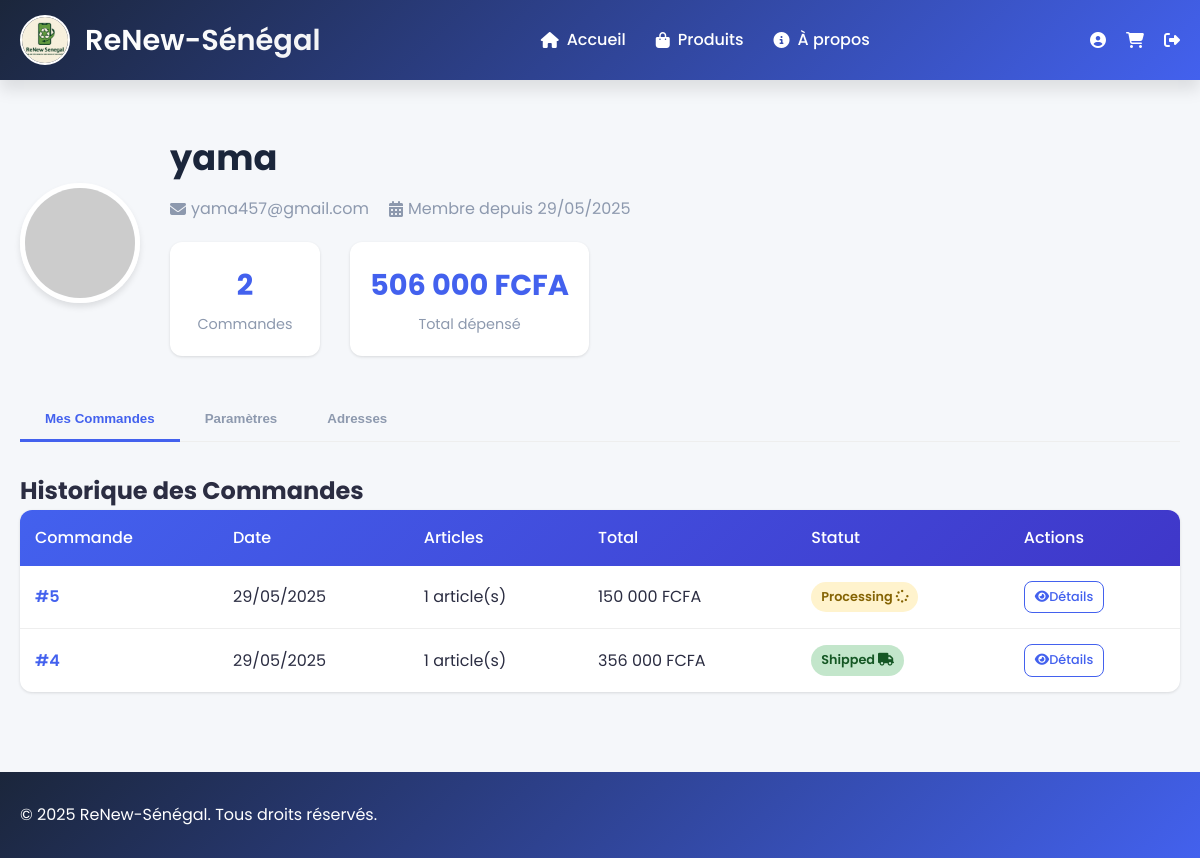
/profile.php (signed in), run on the app's committed database.
### tables this page shows
CREATE TABLE `users` (
  `id` int(11) NOT NULL,
  `username` varchar(50) NOT NULL,
  `password` varchar(255) NOT NULL,
  `email` varchar(100) NOT NULL,
  `created_at` timestamp NOT NULL DEFAULT current_timestamp()
);

CREATE TABLE `orders` (
  `id` int(11) NOT NULL,
  `user_id` int(11) NOT NULL,
  `total_price` decimal(10,2) NOT NULL,
  `created_at` timestamp NOT NULL DEFAULT current_timestamp()
);

### profile.php (the view, shortened to what this page needs)
<?php
require_once 'config.php';
$user_id = $_SESSION["id"];
$sql_user = "SELECT username, email, created_at FROM users WHERE id = ?";
if ($stmt = $mysqli->prepare($sql_user)) {
    $stmt->bind_param("i", $user_id);
    $stmt->execute();
    $stmt->bind_result($username, $email, $created_at);
}
$sql_orders = "SELECT o.id, o.total_price, o.created_at,
               COUNT(oi.id) as items_count
               FROM orders o
               LEFT JOIN order_items oi ON o.id = oi.order_id
               WHERE o.user_id = ?
               GROUP BY o.id
               ORDER BY o.created_at DESC";
$orders = [];
if ($stmt = $mysqli->prepare($sql_orders)) {
    $stmt->bind_param("i", $user_id);
    $stmt->execute();
    $result = $stmt->get_result();
    while ($row = $result->fetch_assoc()) {
        $orders[] = $row;
    }
}
?>
<!DOCTYPE html>
<html lang="fr">
<head>
    <link rel="stylesheet" href="https://cdnjs.cloudflare.com/ajax/libs/font-awesome/6.4.0/css/all.min.css">
</head>
<body>
<header>
    <div class="header-container">
        <div class="brand">
            <img src="logo/logo-renew-senegal.jpg" alt="Logo" class="logo">
            <span class="brand-name">ReNew-Sénégal</span>
        </div>
        <nav>
            <a href="welcome.php" class="nav-link"><i class="fas fa-home"></i> Accueil</a>
            <a href="all-produits.php" class="nav-link"><i class="fas fa-shopping-bag"></i> Produits</a>
            <a href="abouts.php" class="nav-link"><i class="fas fa-info-circle"></i> À propos</a>
        </nav>
        <div class="search-cart">
            <a href="profile.php" class="nav-link"><i class="fas fa-user-circle"></i></a>
            <a href="panier.php" class="nav-link">
                <i class="fas fa-shopping-cart"></i>
            </a>
            <a href="logout.php" class="nav-link"><i class="fas fa-sign-out-alt"></i></a>
        </div>
    </div>
</header>
<main class="profile-container">
    <div class="profile-header">
        <img src="https://ui-avatars.com/api/?name=<?php echo urlencode($username); ?>&background=4361ee&color=fff&size=120" alt="Avatar" class="profile-avatar">
        <div class="profile-info">
            <h1><?php echo htmlspecialchars($username); ?></h1>
            <div class="profile-meta">
                <div class="profile-meta-item">
                    <i class="fas fa-envelope"></i>
                    <span><?php echo htmlspecialchars($email); ?></span>
                </div>
                <div class="profile-meta-item">
                    <i class="fas fa-calendar-alt"></i>
                    <span>Membre depuis <?php echo date('d/m/Y', strtotime($created_at)); ?></span>
                </div>
            </div>
            <div class="profile-stats">
                <div class="stat-card">
                    <div class="stat-value"><?php echo count($orders); ?></div>
                    <div class="stat-label">Commandes</div>
                </div>
                <div class="stat-card">
                    <div class="stat-value">
                        <?php
                        $total_spent = array_reduce($orders, function($carry, $order) {
                            return $carry + $order['total_price'];
                        }, 0);
                        echo number_format($total_spent, 0, ',', ' ');
                        ?> FCFA
                    </div>
                    <div class="stat-label">Total dépensé</div>
                </div>
            </div>
        </div>
    </div>
    <div class="profile-tabs">
        <button class="tab-btn active" data-tab="orders">Mes Commandes</button>
        <button class="tab-btn" data-tab="settings">Paramètres</button>
        <button class="tab-btn" data-tab="addresses">Adresses</button>
    </div>
    <div class="tab-content active" id="orders">
        <h2>Historique des Commandes</h2>
        <?php if (count($orders) > 0): ?>
            <table class="orders-table">
                <thead>
                    <tr>
                        <th>Commande</th>
                        <th>Date</th>
                        <th>Articles</th>
                        <th>Total</th>
                        <th>Statut</th>
                        <th>Actions</th>
                    </tr>
                </thead>
                <tbody>
                    <?php foreach ($orders as $order): ?>
                        <tr>
                            <td class="order-id">#<?php echo $order['id']; ?></td>
                            <td><?php echo date('d/m/Y', strtotime($order['created_at'])); ?></td>
                            <td><?php echo $order['items_count']; ?> article(s)</td>
                            <td><?php echo number_format($order['total_price'], 0, ',', ' '); ?> FCFA</td>
                            <td>
                                <?php
                                $statuses = ['processing', 'shipped', 'delivered'];
                                $random_status = $statuses[array_rand($statuses)];
                                ?>
                                <span class="order-status status-<?php echo $random_status; ?>">
                                    <?php
                                    echo ucfirst($random_status);
                                    if ($random_status == 'processing') echo ' <i class="fas fa-spinner fa-pulse"></i>';
                                    if ($random_status == 'shipped') echo ' <i class="fas fa-truck"></i>';
                                    ?>
                                </span>
                            </td>
                            <td>
                                <a href="order_details.php?id=<?php echo $order['id']; ?>" class="btn btn-outline btn-sm">
                                    <i class="fas fa-eye"></i> Détails
                                </a>
                            </td>
                        </tr>
                    <?php endforeach; ?>
                </tbody>
            </table>
        <?php endif; ?>
    </div>
</main>
<footer>
    <div class="header-container">
        <p>&copy; <?php echo date('Y'); ?> ReNew-Sénégal. Tous droits réservés.</p>
    </div>
</footer>
</body>
</html>

### profile.php (style rules this page uses)
:root { --primary: #4361ee; --secondary: #3f37c9; --accent: #f72585; --dark: #1b263b; --light: #f8f9fa; --success: #4cc9f0; --text: #2b2d42; --text-light: #8d99ae; --shadow-sm: 0 1px 3px rgba(0,0,0,0.12); --shadow-md: 0 4px 6px rgba(0,0,0,0.1); --shadow-lg: 0 10px 15px rgba(0,0,0,0.1); --transition: all 0.3s cubic-bezier(0.25, 0.8, 0.25, 1); }
* { margin: 0; padding: 0; box-sizing: border-box; }
body { font-family: 'Poppins', sans-serif; background-color: #f5f7fa; color: var(--text); line-height: 1.6; }
header { background: linear-gradient(135deg, var(--dark), var(--primary)); color: white; padding: 15px 0; position: sticky; top: 0; z-index: 1000; box-shadow: var(--shadow-lg); }
.header-container { display: flex; justify-content: space-between; align-items: center; flex-wrap: wrap; max-width: 1400px; margin: 0 auto; padding: 0 20px; }
.brand { display: flex; align-items: center; gap: 15px; }
.logo { width: 50px; height: 50px; border-radius: 50%; object-fit: cover; border: 2px solid white; }
.brand-name { font-size: 1.8rem; font-weight: 600; background: linear-gradient(to right, white, #f3f4f6); -webkit-background-clip: text; -webkit-text-fill-color: transparent; }
nav { display: flex; align-items: center; gap: 30px; }
.nav-link { color: white; text-decoration: none; font-weight: 500; display: flex; align-items: center; gap: 8px; transition: var(--transition); position: relative; padding: 5px 0; }
.nav-link::after { content: ''; position: absolute; bottom: 0; left: 0; width: 0; height: 2px; background: var(--accent); transition: var(--transition); }
.search-cart { display: flex; align-items: center; gap: 20px; }
.profile-container { max-width: 1200px; margin: 50px auto; padding: 0 20px; }
.profile-header { display: flex; align-items: center; gap: 30px; margin-bottom: 40px; }
.profile-avatar { width: 120px; height: 120px; border-radius: 50%; object-fit: cover; border: 5px solid white; box-shadow: var(--shadow-md); }
.profile-info h1 { font-size: 2.2rem; color: var(--dark); margin-bottom: 10px; }
.profile-meta { display: flex; gap: 20px; color: var(--text-light); margin-bottom: 15px; }
.profile-meta-item { display: flex; align-items: center; gap: 5px; }
.profile-stats { display: flex; gap: 30px; margin-top: 20px; }
.stat-card { background: white; padding: 20px; border-radius: 12px; box-shadow: var(--shadow-sm); text-align: center; min-width: 150px; }
.stat-value { font-size: 1.8rem; font-weight: 700; color: var(--primary); margin-bottom: 5px; }
.stat-label { color: var(--text-light); font-size: 0.9rem; }
.profile-tabs { display: flex; border-bottom: 1px solid #eee; margin-bottom: 30px; }
.tab-btn { padding: 15px 25px; background: none; border: none; cursor: pointer; font-weight: 600; color: var(--text-light); position: relative; transition: var(--transition); }
.tab-btn.active { color: var(--primary); }
.tab-btn.active::after { content: ''; position: absolute; bottom: -1px; left: 0; width: 100%; height: 3px; background: var(--primary); }
.tab-content { display: none; }
.tab-content.active { display: block; }
.orders-table { width: 100%; border-collapse: collapse; background: white; border-radius: 12px; overflow: hidden; box-shadow: var(--shadow-sm); }
.orders-table thead { background: linear-gradient(135deg, var(--primary), var(--secondary)); color: white; }
.orders-table th { padding: 15px; text-align: left; font-weight: 500; }
.orders-table td { padding: 15px; border-bottom: 1px solid #eee; }
.orders-table tr:last-child td { border-bottom: none; }
.order-id { font-weight: 600; color: var(--primary); }
.order-status { display: inline-block; padding: 5px 10px; border-radius: 50px; font-size: 0.8rem; font-weight: 600; }
.status-processing { background-color: #fff3cd; color: #856404; }
.status-shipped { background-color: #c3e6cb; color: #155724; }
.btn { display: inline-flex; align-items: center; justify-content: center; padding: 8px 15px; border-radius: 8px; font-weight: 500; text-decoration: none; transition: var(--transition); border: none; cursor: pointer; font-size: 0.9rem; }
.btn-sm { padding: 5px 10px; font-size: 0.8rem; }
.btn-outline { background: white; color: var(--primary); border: 1px solid var(--primary); }
footer { background: linear-gradient(135deg, var(--dark), var(--primary)); color: white; padding: 30px 0; margin-top: 80px; text-align: center; }

### data on the page
users: username "yama", email "yama457@gmail.com", created_at "29/05/2025"
orders: id "5", created_at "29/05/2025", items_count "1", total_price "150 000"
orders: id "4", created_at "29/05/2025", items_count "1", total_price "356 000"

### other printed values
count($orders) "2"
$total_spent "506 000"
